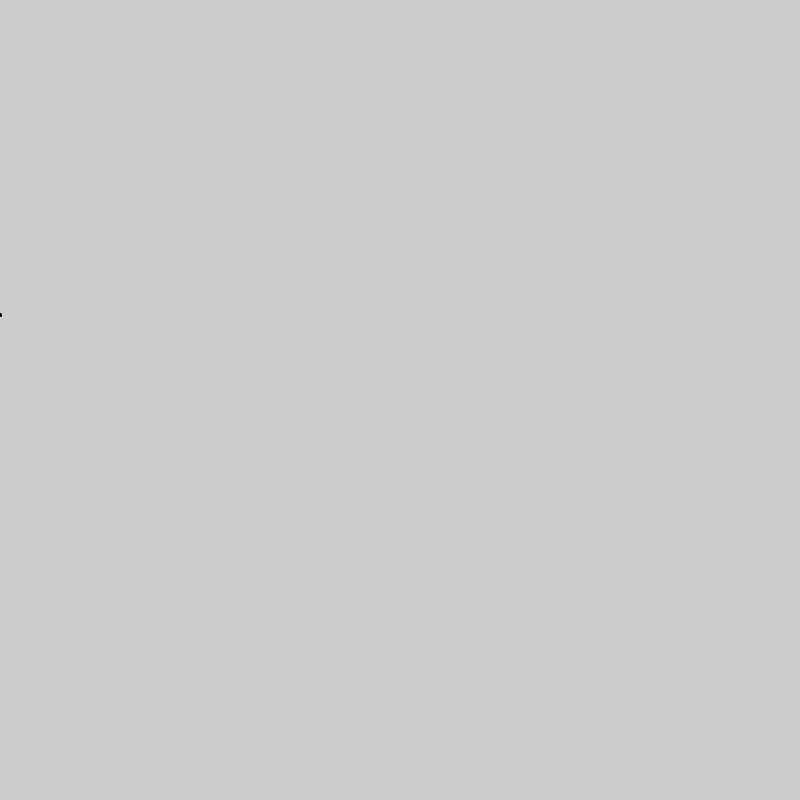
Frame 1 (no input)
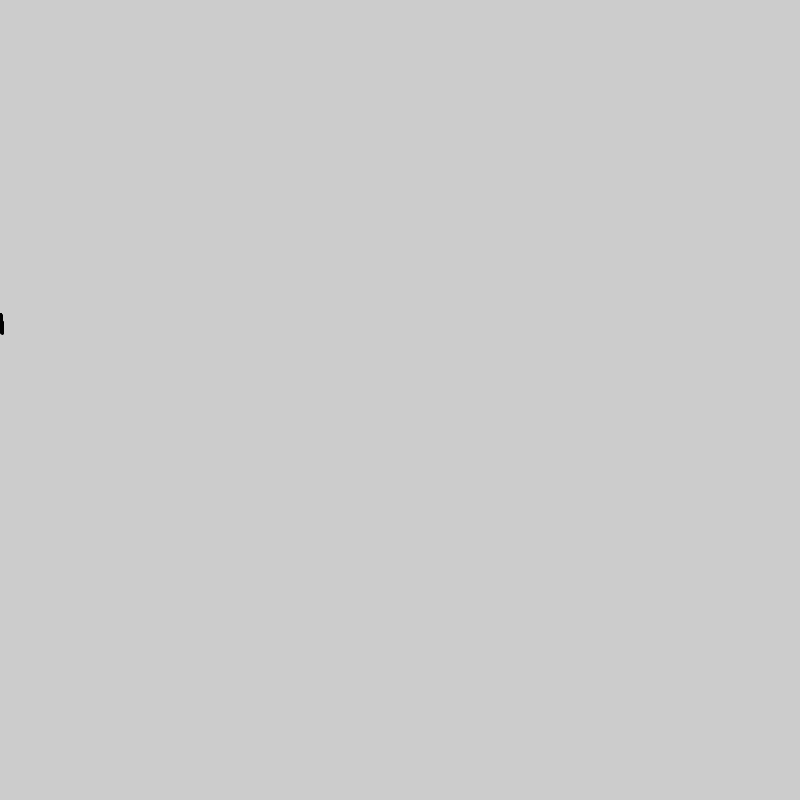
Frame 60 (the mouse pressed at the canvas centre just before this capture)
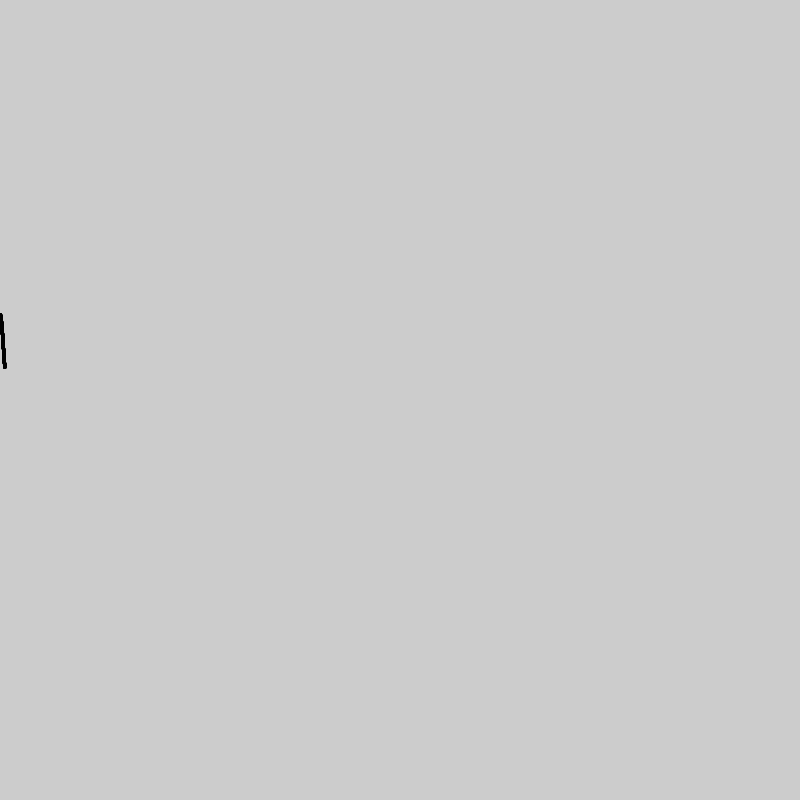
Frame 120 (the mouse held since frame 60 and released just before this capture)

The Processing sketch that drew these frames (run headless with seeded random() and noise(); from frame 60 on, the mouse is pressed at the canvas centre):

// Processing sketch: sketch_5_perlin_noise_visualization
// ── sketch_5_perlin_noise_visualization.pde
float t = 0;

void setup()
{
  size(800, 800);
  colorMode(HSB, 360, 100, 100);
  
  frameRate(200);
}

void draw()
{
  float n = noise(t);
  // CHANGE THIS INCREMENTER VALUE TO SEE DIFFERENCE IN VALUE CHOPPINESS
  t += 0.001;
  
  float x = map(t, 0, 20, 0, 800);
  float y = map(n, 0, 1, 800, 0);
  
  fill(0);
  circle(x, y, 3);
}
